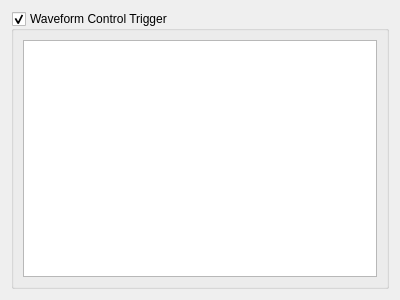
<?xml version="1.0" encoding="UTF-8"?>
<ui version="4.0">
 <class>adwidgets::WaveformTriggerForm</class>
 <widget class="QWidget" name="adwidgets::WaveformTriggerForm">
  <property name="geometry">
   <rect>
    <x>0</x>
    <y>0</y>
    <width>400</width>
    <height>300</height>
   </rect>
  </property>
  <property name="windowTitle">
   <string>Form</string>
  </property>
  <layout class="QHBoxLayout" name="horizontalLayout_2">
   <item>
    <layout class="QHBoxLayout" name="horizontalLayout">
     <item>
      <widget class="QGroupBox" name="groupBox">
       <property name="title">
        <string>Waveform Control Trigger</string>
       </property>
       <property name="checkable">
        <bool>true</bool>
       </property>
       <layout class="QHBoxLayout" name="horizontalLayout_4">
        <item>
         <layout class="QHBoxLayout" name="horizontalLayout_3">
          <item>
           <widget class="QTreeView" name="treeView"/>
          </item>
         </layout>
        </item>
       </layout>
      </widget>
     </item>
    </layout>
   </item>
  </layout>
 </widget>
 <resources/>
 <connections/>
</ui>
